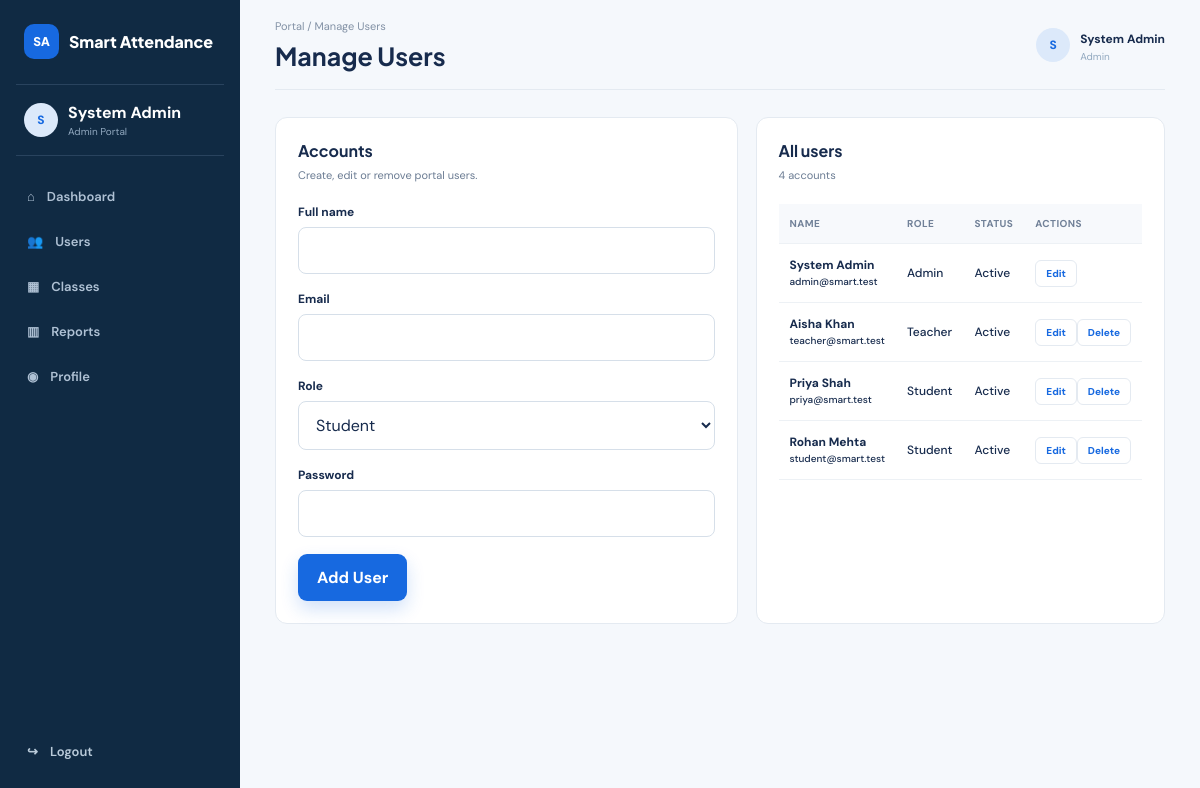
The page /pages/users.php (signed in) on the database its author committed.
### tables this page shows
CREATE TABLE users (
  id INT UNSIGNED AUTO_INCREMENT PRIMARY KEY,
  full_name VARCHAR(100) NOT NULL,
  email VARCHAR(150) NOT NULL UNIQUE,
  password VARCHAR(255) NOT NULL,
  role ENUM('admin','teacher','student') NOT NULL,
  is_active TINYINT(1) NOT NULL DEFAULT 1,
  created_at TIMESTAMP DEFAULT CURRENT_TIMESTAMP
);

### src/includes/auth.php (called while the page is built, shortened)
<?php
function user(): ?array
{
    return $_SESSION['user'] ?? null;
}
function require_login(array $roles = []): array
{
    $current = user();
    return $current;
}
function e(?string $value): string
{
    return htmlspecialchars((string) $value, ENT_QUOTES, 'UTF-8');
}
function url(string $path = ''): string
{
    $script = $_SERVER['SCRIPT_NAME'] ?? '';
    if (!str_contains($path, '/') && str_contains($script, '/pages/')) {
        return rtrim(dirname($script), '/') . '/' . $path;
    }
    $marker = strpos($script, '/pages/');
    $base = $marker === false ? rtrim(dirname($script), '/') : substr($script, 0, $marker);
    return $base . '/' . ltrim($path, '/');
}

### src/pages/users.php (the view, shortened to what this page needs)
<?php
require_once __DIR__ . '/../includes/layout.php';
$me = require_login(['admin']); $pdo = db(); $error = '';
$edit=null; if(isset($_GET['edit'])) { $q=$pdo->prepare('SELECT * FROM users WHERE id=?'); $q->execute([(int)$_GET['edit']]); $edit=$q->fetch(); }
$users=$pdo->query('SELECT id,full_name,email,role,is_active,created_at FROM users ORDER BY role,full_name')->fetchAll(); page_start('Manage Users',$me); ?>
<div class="content-grid"><section class="panel"><div class="panel-heading"><div><h2>Accounts</h2><p>Create, edit or remove portal users.</p></div></div><?php if($error):?><p class="error"><?=e($error)?></p><?php endif;?><form method="post"><input type="hidden" name="csrf" value="<?=e(csrf())?>"><input type="hidden" name="action" value="<?=$edit?'update':'create'?>"><?php if($edit):?><input type="hidden" name="id" value="<?=$edit['id']?>"><?php endif;?><div class="form-group"><label>Full name</label><input name="full_name" required value="<?=e($edit['full_name']??'')?>"></div><div class="form-group"><label>Email</label><input name="email" type="email" required value="<?=e($edit['email']??'')?>"></div><div class="form-group"><label>Role</label><select name="role"><option value="admin" <?=($edit['role']??'')==='admin'?'selected':''?>>Admin</option><option value="teacher" <?=($edit['role']??'')==='teacher'?'selected':''?>>Teacher</option><option value="student" <?=($edit['role']??'student')==='student'?'selected':''?>>Student</option></select></div><?php if(!$edit):?><div class="form-group"><label>Password</label><input name="password" type="password" minlength="6" required></div><?php else:?><label class="check"><input name="is_active" type="checkbox" <?=$edit['is_active']?'checked':''?>> Active account</label><?php endif;?><button class="btn btn-primary"><?=$edit?'Save User':'Add User'?></button><?php if($edit):?><a class="btn btn-secondary" href="users.php">Cancel</a><?php endif;?></form></section><section class="panel"><div class="panel-heading"><div><h2>All users</h2><p><?=count($users)?> accounts</p></div></div><div class="table-wrap"><table><thead><tr><th>Name</th><th>Role</th><th>Status</th><th>Actions</th></tr></thead><tbody><?php foreach($users as $u):?><tr><td><strong><?=e($u['full_name'])?></strong><br><small><?=e($u['email'])?></small></td><td><?=e(ucfirst($u['role']))?></td><td><?= $u['is_active']?'Active':'Disabled'?></td><td><a class="table-btn" href="?edit=<?=$u['id']?>">Edit</a><?php if($u['id']!=$me['id']):?><form method="post" style="display:inline"><input type="hidden" name="csrf" value="<?=e(csrf())?>"><input type="hidden" name="action" value="delete"><input type="hidden" name="id" value="<?=$u['id']?>"><button class="table-btn" onclick="return confirm('Delete this user?')">Delete</button></form><?php endif;?></td></tr><?php endforeach;?></tbody></table></div></section></div><?php page_end(); ?>

### src/includes/layout.php (shortened to what this page needs)
<?php
require_once __DIR__ . '/auth.php';
function page_start(string $title, ?array $current = null): void
{
    $current ??= user();
    $role = $current['role'] ?? '';
    $name = $current['full_name'] ?? 'Guest';
    ?>
<!doctype html><html lang="en"><head><link rel="stylesheet" href="<?= e(url('css/style.css')) ?>"></head><body class="dashboard-body"><div class="dashboard-layout"><aside class="sidebar"><a class="brand" href="<?= e(url('index.php')) ?>"><span class="brand-mark">SA</span><span>Smart Attendance</span></a><div class="side-role"><span class="avatar"><?= e(strtoupper(substr($name, 0, 1))) ?></span><div><strong><?= e($name) ?></strong><small><?= e(ucfirst($role)) ?> Portal</small></div></div><nav class="side-nav"><a href="<?= e(url('dashboard.php')) ?>">⌂ <span>Dashboard</span></a><?php if ($role === 'admin'): ?><a href="<?= e(url('pages/users.php')) ?>">👥 <span>Users</span></a><a href="<?= e(url('pages/classes.php')) ?>">▦ <span>Classes</span></a><?php endif; ?><a href="<?= e(url('pages/reports.php')) ?>">▥ <span>Reports</span></a><a href="<?= e(url('pages/profile.php')) ?>">◉ <span>Profile</span></a></nav><a class="logout" href="<?= e(url('pages/logout.php')) ?>">↪ <span>Logout</span></a></aside><main class="main-area"><header class="topbar"><div><p class="breadcrumb">Portal / <?= e($title) ?></p><h1><?= e($title) ?></h1></div><div class="top-user"><span class="avatar"><?= e(strtoupper(substr($name, 0, 1))) ?></span><div class="top-user-text"><strong><?= e($name) ?></strong><small><?= e(ucfirst($role)) ?></small></div></div></header>
<?php }
function page_end(): void { ?>
</main></div><script src="<?= e(url('js/app.js')) ?>"></script></body></html>
<?php }

### src/css/style.css (style rules this page uses)
:root { --navy: #102a43; --blue: #1769e0; --blue2: #0b57c7; --teal: #149c91; --bg: #f5f8fc; --card: #fff; --text: #172b4d; --muted: #6b7c93; --border: #e4eaf1; --green: #12805c; --red: #c23b4a; --amber: #a96b00; --shadow: 0 12px 35px rgba(20,42,70,.08); }
* { box-sizing: border-box; }
html { scroll-behavior: smooth; }
body { margin: 0; background: var(--bg); color: var(--text); font-family: "DM Sans", Arial, sans-serif; }
a { text-decoration: none; color: inherit; }
button, input, select { font: inherit; }
button { cursor: pointer; }
h1, h2, h3 { font-family: "Plus Jakarta Sans", Arial, sans-serif; margin: 0; }
p { line-height: 1.65; }
.brand { display: flex; align-items: center; gap: 10px; font-family: "Plus Jakarta Sans"; font-weight: 800; }
.brand-mark { width: 35px; height: 35px; border-radius: 10px; background: var(--blue); color: #fff; display: grid; place-items: center; font-size: 12px; }
.btn { border: 0; border-radius: 9px; padding: 13px 19px; font-weight: 700; display: inline-flex; justify-content: center; align-items: center; gap: 8px; }
.btn-primary { background: var(--blue); color: #fff; box-shadow: 0 8px 18px rgba(23,105,224,.2); }
.form-group { margin: 0 0 17px; }
.form-group label { font-size: 12px; font-weight: 700; display: block; margin-bottom: 7px; }
.form-group input, .form-group select, .search-input, .filter-row select { width: 100%; border: 1px solid #d6dfe9; border-radius: 8px; padding: 12px 13px; background: #fff; outline: 0; color: var(--text); }
.dashboard-body { background: #f5f8fc; }
.dashboard-layout { display: grid; grid-template-columns: 240px 1fr; min-height: 100vh; }
.sidebar { background: #102a43; color: #fff; padding: 24px 16px; display: flex; flex-direction: column; position: fixed; left: 0; top: 0; bottom: 0; width: 240px; }
.sidebar .brand { color: #fff; padding: 0 8px 25px; }
.side-role { border-top: 1px solid #29435e; border-bottom: 1px solid #29435e; padding: 17px 8px; display: flex; gap: 10px; align-items: center; }
.side-role small, .top-user small { display: block; color: #91a8bf; font-size: 10px; margin-top: 2px; }
.avatar { width: 34px; height: 34px; border-radius: 50%; background: #dce9fa; color: var(--blue); display: grid; place-items: center; font-weight: 800; font-size: 12px; }
.side-nav { padding-top: 20px; }
.side-nav a, .logout { display: flex; align-items: center; gap: 12px; padding: 12px 11px; color: #afc1d4; border-radius: 8px; font-size: 13px; font-weight: 600; margin-bottom: 4px; }
.logout { margin-top: auto; color: #b9cad9; }
.main-area { grid-column: 2; padding: 0 35px 45px; }
.topbar { height: 90px; display: flex; align-items: center; justify-content: space-between; border-bottom: 1px solid var(--border); margin-bottom: 27px; }
.breadcrumb { font-size: 11px; color: #8291a5; margin: 0 0 5px; }
.topbar h1 { font-size: 25px; }
.top-user { display: flex; align-items: center; gap: 10px; }
.top-user-text strong { font-size: 12px; }
.content-grid { display: grid; grid-template-columns: 1.65fr 1fr; gap: 18px; }
.panel { background: #fff; border: 1px solid var(--border); border-radius: 12px; padding: 22px; margin-bottom: 18px; }
.panel-heading { display: flex; align-items: center; justify-content: space-between; gap: 15px; margin-bottom: 20px; }
.panel-heading h2 { font-size: 16px; }
.panel-heading p { font-size: 11px; color: var(--muted); margin: 5px 0 0; }
.table-wrap { overflow-x: auto; }
table { width: 100%; border-collapse: collapse; font-size: 12px; }
th { text-align: left; background: #f7f9fc; color: #718198; font-size: 10px; text-transform: uppercase; letter-spacing: .4px; }
th, td { padding: 13px 11px; border-bottom: 1px solid #edf1f5; white-space: nowrap; }
td { font-weight: 500; }
.table-btn { border: 1px solid var(--border); background: #fff; color: var(--blue); font-size: 10px; font-weight: 800; padding: 6px 10px; border-radius: 6px; }

### rows shown on the page
users: full_name "S", full_name "System Admin", role "Admin", email "admin@smart.test", is_active "Active"
users: full_name "Aisha Khan", email "teacher@smart.test", role "Teacher", is_active "Active"
users: full_name "Priya Shah", email "priya@smart.test", role "Student", is_active "Active"
users: full_name "Rohan Mehta", email "student@smart.test", role "Student", is_active "Active"

### other values the page prints
$title "Manage Users"
count($users) "4"
